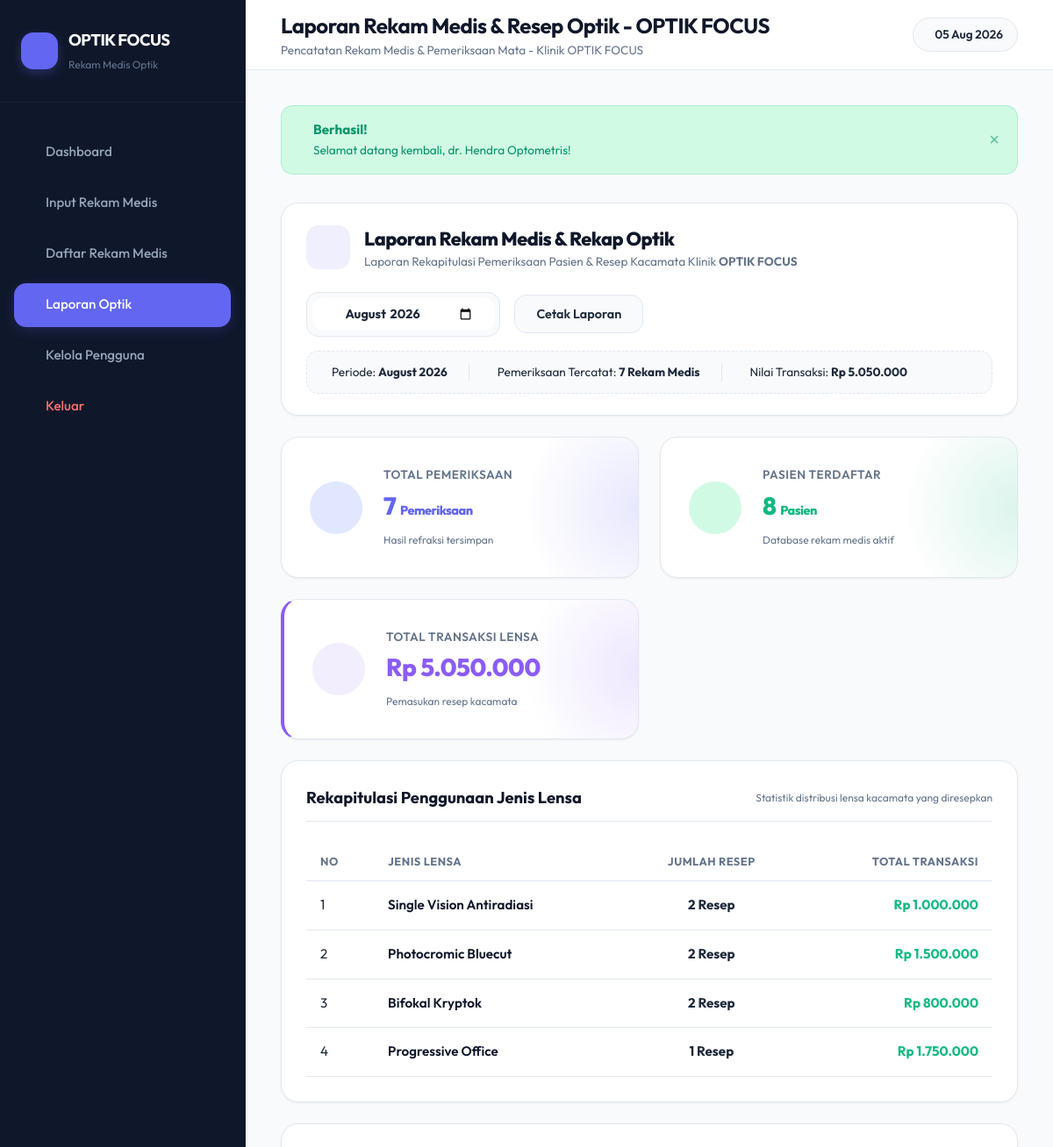
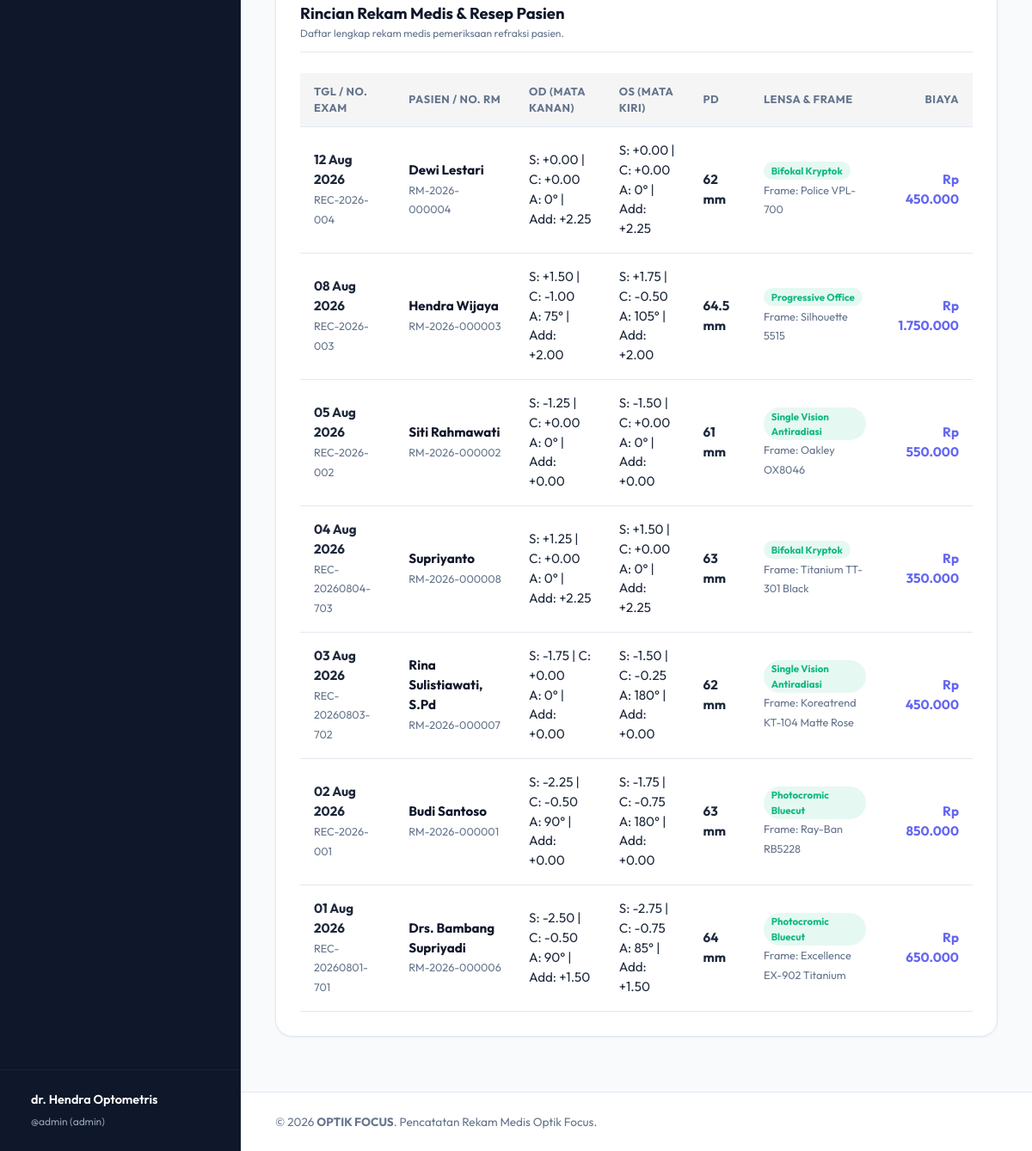
The app's page /reports (signed in) with its own data (2 pictures, top to bottom).
### tables this page shows
CREATE TABLE medical_records (
                id INTEGER PRIMARY KEY AUTOINCREMENT,
                patient_id INTEGER NOT NULL,
                record_number TEXT NOT NULL,
                exam_date TEXT NOT NULL,
                examiner_name TEXT NOT NULL,
                
                -- Mata Kanan (OD - Oculi Dextra)
                od_sph REAL DEFAULT 0.00,
                od_cyl REAL DEFAULT 0.00,
                od_axis INTEGER DEFAULT 0,
                od_add REAL DEFAULT 0.00,
                od_va TEXT DEFAULT '6/6',
                
                -- Mata Kiri (OS - Oculi Sinistra)
                os_sph REAL DEFAULT 0.00,
                os_cyl REAL DEFAULT 0.00,
                os_axis INTEGER DEFAULT 0,
                os_add REAL DEFAULT 0.00,
                os_va TEXT DEFAULT '6/6',
                
                -- Fitting & Frame
                pd REAL DEFAULT 62.0,
                lens_type TEXT NOT NULL,
                frame_code TEXT,
                notes TEXT,
                total_price REAL DEFAULT 0.00,
                created_at TEXT NOT NULL,
                FOREIGN KEY (patient_id) REFERENCES patients(id) ON DELETE CASCADE
            );

CREATE TABLE patients (
                id INTEGER PRIMARY KEY AUTOINCREMENT,
                mr_number TEXT UNIQUE NOT NULL,
                name TEXT NOT NULL,
                gender TEXT NOT NULL CHECK(gender IN ('L', 'P')),
                dob TEXT,
                phone TEXT,
                address TEXT,
                created_at TEXT NOT NULL
            , bpjs_class TEXT DEFAULT 'Non-BPJS', bpjs_number TEXT);

### views/reports/index.php (the view, shortened to what the rows shown need)
<?php
if (!function_exists('formatRupiah')) {
    function formatRupiah(float $amount): string {
        return 'Rp ' . number_format($amount, 0, ',', '.');
    }
}
?>
<div class="report-wrapper animate-fade-in">
    <div class="card-widget report-filter-card mb-4">
        <div class="report-filter-header">
            <div class="report-title-section">
                <div>
                    <h2 class="report-title">Laporan Rekam Medis & Rekap Optik</h2>
                </div>
            </div>
        </div>
    </div>
    <div class="dashboard-grid mb-4">
        <div class="stat-card balance-card">
            <div class="stat-details">
                <h2 class="stat-value text-primary"><?= $summary['total_exams'] ?> <small style="font-size: 0.9rem;">Pemeriksaan</small></h2>
            </div>
        </div>
        <div class="stat-card income-card">
            <div class="stat-details">
                <h2 class="stat-value text-emerald"><?= $summary['total_patients'] ?> <small style="font-size: 0.9rem;">Pasien</small></h2>
            </div>
        </div>
        <div class="stat-card expense-card" style="border-left: 4px solid #8b5cf6;">
            <div class="stat-details">
                <h2 class="stat-value" style="color: #8b5cf6;"><?= formatRupiah($summary['total_revenue']) ?></h2>
            </div>
        </div>
    </div>
    <div class="card-widget mb-4">
        <div class="table-responsive">
            <table class="table" style="width: 100%;">
                <thead>
                    <tr>
                        <th>No</th>
                        <th>Jenis Lensa</th>
                        <th class="text-center">Jumlah Resep</th>
                        <th class="text-right">Total Transaksi</th>
                    </tr>
                </thead>
            </table>
        </div>
    </div>
    <div class="card-widget mb-4">
        <div class="table-responsive">
            <table class="table" style="width: 100%; font-size: 0.85rem;">
                <thead>
                    <tr style="background-color: rgba(15, 23, 42, 0.04);">
                        <th>Tgl / No. Exam</th>
                        <th>Pasien / No. RM</th>
                        <th>OD (Mata Kanan)</th>
                        <th>OS (Mata Kiri)</th>
                        <th>PD</th>
                        <th>Lensa & Frame</th>
                        <th class="text-right">Biaya</th>
                    </tr>
                </thead>
                <tbody>
                    <?php if (empty($records)): ?>
                        <tr><td colspan="7" class="text-center text-muted py-4">Belum ada rekam medis pada periode ini.</td></tr>
                    <?php else: ?>
                        <?php foreach ($records as $rec): ?>
                            <tr>
                                <td>
                                    <strong><?= date('d M Y', strtotime($rec['exam_date'])) ?></strong><br>
                                    <small class="text-muted"><?= htmlspecialchars($rec['record_number']) ?></small>
                                </td>
                                <td>
                                    <strong style="color: var(--color-dark);"><?= htmlspecialchars($rec['patient_name']) ?></strong><br>
                                    <small class="text-muted"><?= htmlspecialchars($rec['mr_number']) ?></small>
                                </td>
                                <td>
                                    S: <?= sprintf('%+.2f', $rec['od_sph']) ?> | C: <?= sprintf('%+.2f', $rec['od_cyl']) ?><br>
                                    A: <?= $rec['od_axis'] ?>° | Add: <?= sprintf('%+.2f', $rec['od_add']) ?>
                                </td>
                                <td>
                                    S: <?= sprintf('%+.2f', $rec['os_sph']) ?> | C: <?= sprintf('%+.2f', $rec['os_cyl']) ?><br>
                                    A: <?= $rec['os_axis'] ?>° | Add: <?= sprintf('%+.2f', $rec['os_add']) ?>
                                </td>
                                <td style="font-weight: 700;"><?= $rec['pd'] ?> mm</td>
                                <td>
                                    <span class="badge-category-pill" style="background: rgba(16, 185, 129, 0.1); color: #10b981;">
                                        <?= htmlspecialchars($rec['lens_type']) ?>
                                    </span><br>
                                    <small class="text-muted">Frame: <?= htmlspecialchars($rec['frame_code'] ?: '-') ?></small>
                                </td>
                                <td class="text-right font-weight-bold text-primary">
                                    <?= formatRupiah($rec['total_price']) ?>
                                </td>
                            </tr>
                        <?php endforeach; ?>
                    <?php endif; ?>
                </tbody>
            </table>
        </div>
    </div>
</div>

### records on screen
medical_records: exam_date "12 Aug 2026", record_number "REC-2026-004", patient.name "Dewi Lestari", patient.mr_number "RM-2026-000004", od_sph "+0.00", od_cyl "+0.00", od_axis "0", od_add "+2.25", os_sph "+0.00", os_cyl "+0.00", os_axis "0", os_add "+2.25", pd "62", lens_type "Bifokal Kryptok", frame_code "Police VPL-700", total_price "Rp 450.000"
medical_records: exam_date "08 Aug 2026", record_number "REC-2026-003", patient.name "Hendra Wijaya", patient.mr_number "RM-2026-000003", od_sph "+1.50", od_cyl "-1.00", od_axis "75", od_add "+2.00", os_sph "+1.75", os_cyl "-0.50", os_axis "105", os_add "+2.00", pd "64.5", lens_type "Progressive Office", frame_code "Silhouette 5515", total_price "Rp 1.750.000"
medical_records: exam_date "05 Aug 2026", record_number "REC-2026-002", patient.name "Siti Rahmawati", patient.mr_number "RM-2026-000002", od_sph "-1.25", od_cyl "+0.00", od_axis "0", od_add "+0.00", os_sph "-1.50", os_cyl "+0.00", os_axis "0", os_add "+0.00", pd "61", lens_type "Single Vision Antiradiasi", frame_code "Oakley OX8046", total_price "Rp 550.000"
medical_records: exam_date "04 Aug 2026", record_number "REC-20260804-703", patient.name "Supriyanto", patient.mr_number "RM-2026-000008", od_sph "+1.25", od_cyl "+0.00", od_axis "0", od_add "+2.25", os_sph "+1.50", os_cyl "+0.00", os_axis "0", os_add "+2.25", pd "63", lens_type "Bifokal Kryptok", frame_code "Titanium TT-301 Black", total_price "Rp 350.000"
medical_records: exam_date "03 Aug 2026", record_number "REC-20260803-702", patient.name "Rina Sulistiawati, S.Pd", patient.mr_number "RM-2026-000007", od_sph "-1.75", od_cyl "+0.00", od_axis "0", od_add "+0.00", os_sph "-1.50", os_cyl "-0.25", os_axis "180", os_add "+0.00", pd "62", lens_type "Single Vision Antiradiasi", frame_code "Koreatrend KT-104 Matte Rose", total_price "Rp 450.000"
medical_records: exam_date "02 Aug 2026", record_number "REC-2026-001", patient.name "Budi Santoso", patient.mr_number "RM-2026-000001", od_sph "-2.25", od_cyl "-0.50", od_axis "90", od_add "+0.00", os_sph "-1.75", os_cyl "-0.75", os_axis "180", os_add "+0.00", pd "63", lens_type "Photocromic Bluecut", frame_code "Ray-Ban RB5228", total_price "Rp 850.000"
medical_records: exam_date "01 Aug 2026", record_number "REC-20260801-701", patient.name "Drs. Bambang Supriyadi", patient.mr_number "RM-2026-000006", od_sph "-2.50", od_cyl "-0.50", od_axis "90", od_add "+1.50", os_sph "-2.75", os_cyl "-0.75", os_axis "85", os_add "+1.50", pd "64", lens_type "Photocromic Bluecut", frame_code "Excellence EX-902 Titanium", total_price "Rp 650.000"

### other values on screen
$_SESSION['user']['name'] "dr. Hendra Optometris"
$_SESSION['user']['username'] "admin"
$_SESSION['user']['role'] "admin"
$title "Laporan Rekam Medis & Resep Optik - OPTIK FOCUS"
$success "Selamat datang kembali, dr. Hendra Optometris!"
count($records) "7"
formatRupiah($summary['total_revenue']) "Rp 5.050.000"
$summary['total_exams'] "7"
$summary['total_patients'] "8"
$lens['lens_type'] "Single Vision Antiradiasi"
$lens['total_count'] "2"
formatRupiah((float)$lens['total_amount']) "Rp 1.000.000"
$lens['lens_type'] "Photocromic Bluecut"
formatRupiah((float)$lens['total_amount']) "Rp 1.500.000"
$lens['lens_type'] "Bifokal Kryptok"
